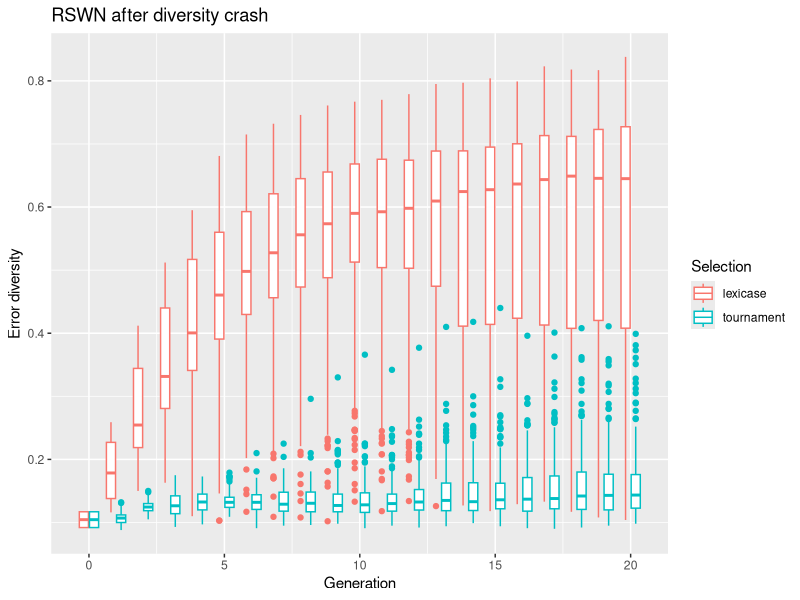
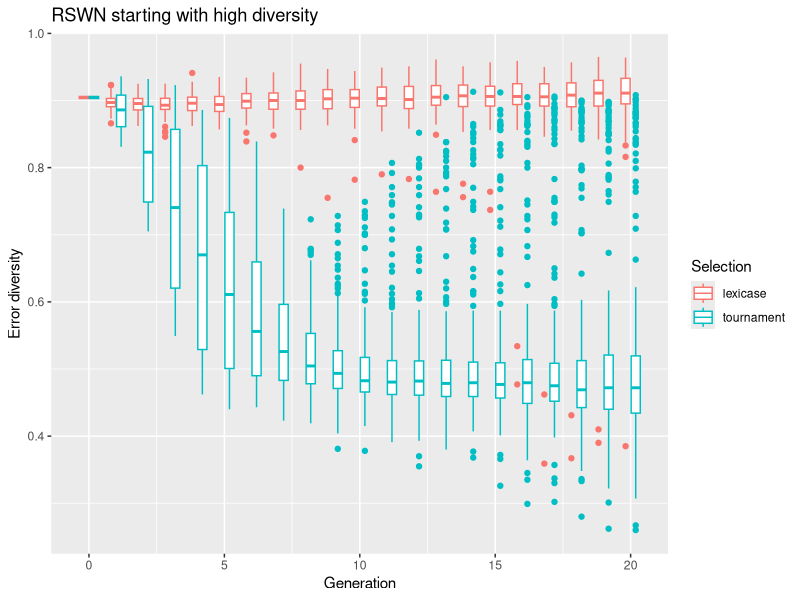
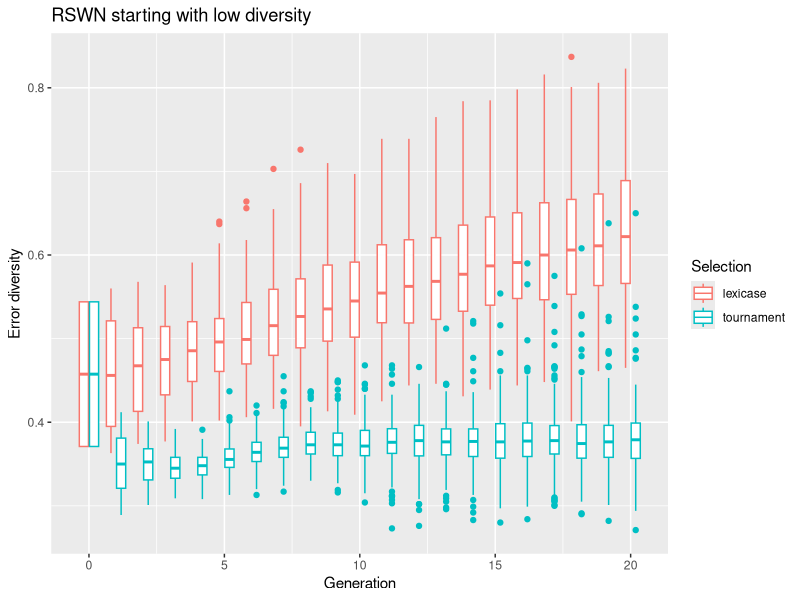
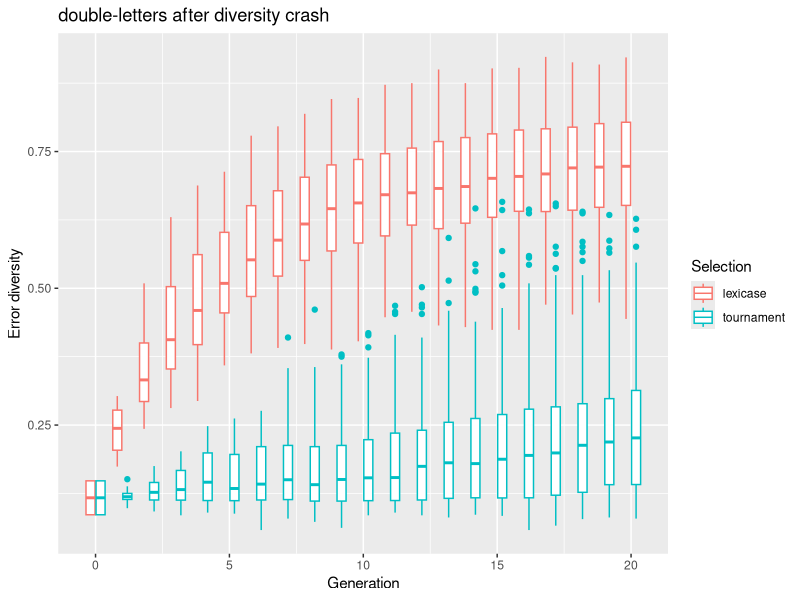
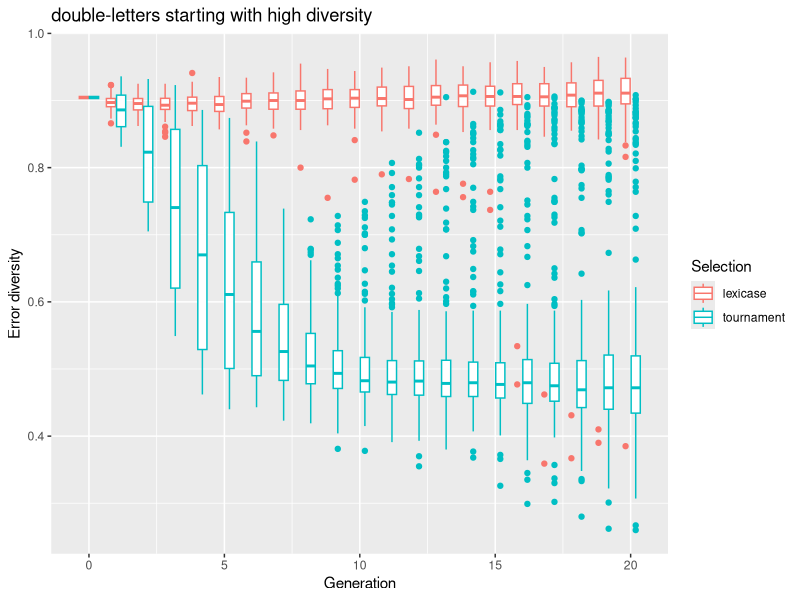
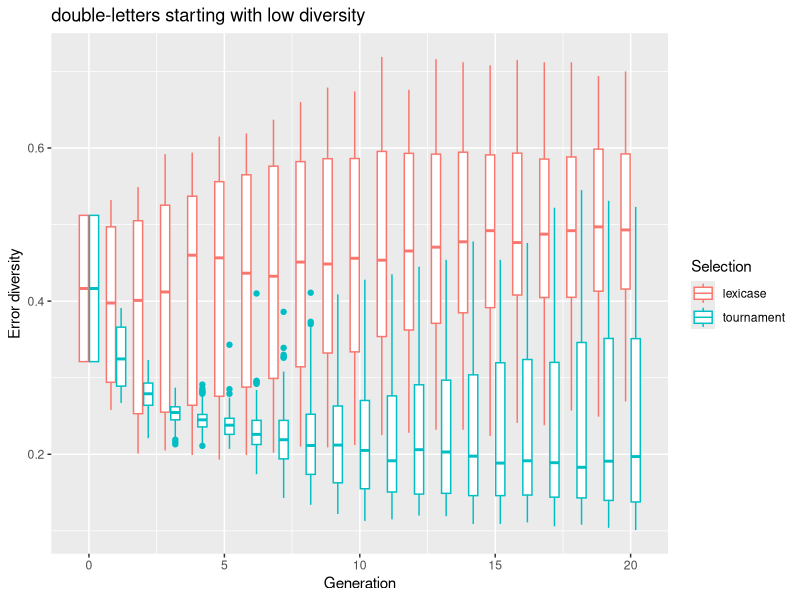

These figures' R source, in order:
## ---- chunk 1
library("ggplot2")

div15run0 <- read.csv("data/RSWN/div15run0.csv")
div15run1 <- read.csv("data/RSWN/div15run1.csv")
div90run6 <- read.csv("data/RSWN/div90run6.csv")
div90run10 <- read.csv("data/RSWN/div90run10.csv")
drop25run0 <- read.csv("data/RSWN/drop25run0.csv")
drop25run8 <- read.csv("data/RSWN/drop25run8.csv")

dl_div15run0 <- read.csv("data/DoubleLetters/double_letters_div15_run0.csv")
dl_div15run1 <- read.csv("data/DoubleLetters/double_letters_div15_run1.csv")
dl_div90run0 <- read.csv("data/DoubleLetters/double_letters_div90_run0.csv")
dl_div90run3 <- read.csv("data/DoubleLetters/double_letters_div90_run3.csv")
dl_drop25run0 <- read.csv("data/DoubleLetters/double_letters_drop_25_run0.csv")
dl_drop25run21 <- read.csv("data/DoubleLetters/double_letters_drop_25_run21.csv")
## ---- chunk 2
#for (d in list(div15run0, div15run1, div90run6, div90run10, drop25run0, drop25run8)) {
#  d$selection <- sapply(strsplit(as.character(d$method), "-"), function(l) l[[3]])
#  print(names(d))
#}

div15run0$selection <- sapply(strsplit(as.character(div15run0$method), "-"), function(l) l[[3]])
div15run1$selection <- sapply(strsplit(as.character(div15run1$method), "-"), function(l) l[[3]])
div90run6$selection <- sapply(strsplit(as.character(div90run6$method), "-"), function(l) l[[3]])
div90run10$selection <- sapply(strsplit(as.character(div90run10$method), "-"), function(l) l[[3]])
drop25run0$selection <- sapply(strsplit(as.character(drop25run0$method), "-"), function(l) l[[3]])
drop25run8$selection <- sapply(strsplit(as.character(drop25run8$method), "-"), function(l) l[[3]])

dl_div15run0$selection <- sapply(strsplit(as.character(dl_div15run0$method), "-"), function(l) l[[3]])
dl_div15run1$selection <- sapply(strsplit(as.character(dl_div15run1$method), "-"), function(l) l[[3]])
dl_div90run0$selection <- sapply(strsplit(as.character(dl_div90run0$method), "-"), function(l) l[[3]])
dl_div90run3$selection <- sapply(strsplit(as.character(dl_div90run3$method), "-"), function(l) l[[3]])
dl_drop25run0$selection <- sapply(strsplit(as.character(dl_drop25run0$method), "-"), function(l) l[[3]])
dl_drop25run21$selection <- sapply(strsplit(as.character(dl_drop25run21$method), "-"), function(l) l[[3]])

div15run0$run <- sapply(strsplit(as.character(div15run0$method), "-"), function(l) l[[2]])
div15run1$run <- sapply(strsplit(as.character(div15run1$method), "-"), function(l) l[[2]])
div90run6$run <- sapply(strsplit(as.character(div90run6$method), "-"), function(l) l[[2]])
div90run10$run <- sapply(strsplit(as.character(div90run10$method), "-"), function(l) l[[2]])
drop25run0$run <- sapply(strsplit(as.character(drop25run0$method), "-"), function(l) l[[2]])
drop25run8$run <- sapply(strsplit(as.character(drop25run8$method), "-"), function(l) l[[2]])

dl_div15run0$run <- sapply(strsplit(as.character(dl_div15run0$method), "-"), function(l) l[[2]])
dl_div15run1$run <- sapply(strsplit(as.character(dl_div15run1$method), "-"), function(l) l[[2]])
dl_div90run0$run <- sapply(strsplit(as.character(dl_div90run0$method), "-"), function(l) l[[2]])
dl_div90run3$run <- sapply(strsplit(as.character(dl_div90run3$method), "-"), function(l) l[[2]])
dl_drop25run0$run <- sapply(strsplit(as.character(dl_drop25run0$method), "-"), function(l) l[[2]])
dl_drop25run21$run <- sapply(strsplit(as.character(dl_drop25run21$method), "-"), function(l) l[[2]])

div15run0$start <- sapply(strsplit(as.character(div15run0$method), "-"), function(l) l[[1]])
div15run1$start <- sapply(strsplit(as.character(div15run1$method), "-"), function(l) l[[1]])
div90run6$start <- sapply(strsplit(as.character(div90run6$method), "-"), function(l) l[[1]])
div90run10$start <- sapply(strsplit(as.character(div90run10$method), "-"), function(l) l[[1]])
drop25run0$start <- sapply(strsplit(as.character(drop25run0$method), "-"), function(l) l[[1]])
drop25run8$start <- sapply(strsplit(as.character(drop25run8$method), "-"), function(l) l[[1]])

dl_div15run0$start <- sapply(strsplit(as.character(dl_div15run0$method), "-"), function(l) l[[1]])
dl_div15run1$start <- sapply(strsplit(as.character(dl_div15run1$method), "-"), function(l) l[[1]])
dl_div90run0$start <- sapply(strsplit(as.character(dl_div90run0$method), "-"), function(l) l[[1]])
dl_div90run3$start <- sapply(strsplit(as.character(dl_div90run3$method), "-"), function(l) l[[1]])
dl_drop25run0$start <- sapply(strsplit(as.character(dl_drop25run0$method), "-"), function(l) l[[1]])
dl_drop25run21$start <- sapply(strsplit(as.character(dl_drop25run21$method), "-"), function(l) l[[1]])
## ---- chunk 3
update_geom_defaults("point", list(colour = NULL, alpha=0.05))
## ---- chunk 4
div15 = rbind(div15run0, div15run1)

ggplot(div15, aes(x=generation, y=error_vector_diversity, color=selection)) + 
  geom_boxplot(aes(group=interaction(generation, selection))) + 
  labs(title = "RSWN after diversity crash", x="Generation", y="Error diversity", color="Selection")
## ---- chunk 5
div90 = rbind(div90run6, div90run10)

ggplot(div90, aes(x=generation, y=error_vector_diversity, color=selection)) + 
  geom_boxplot(aes(group=interaction(generation, selection))) + 
  labs(title = "RSWN starting with high diversity", x="Generation", y="Error diversity", color="Selection")
## ---- chunk 6
drop25 = rbind(drop25run0, drop25run8)

ggplot(drop25, aes(x=generation, y=error_vector_diversity, color=selection)) + 
  geom_boxplot(aes(group=interaction(generation, selection))) + 
  labs(title = "RSWN starting with low diversity", x="Generation", y="Error diversity", color="Selection")
## ---- chunk 7
dl_div15 = rbind(dl_div15run0, dl_div15run1)

ggplot(dl_div15, aes(x=generation, y=error_vector_diversity, color=selection)) + 
  geom_boxplot(aes(group=interaction(generation, selection))) + 
  labs(title = "double-letters after diversity crash", x="Generation", y="Error diversity", color="Selection")
## ---- chunk 8
dl_div90 = rbind(dl_div90run0, dl_div90run3)

ggplot(div90, aes(x=generation, y=error_vector_diversity, color=selection)) + 
  geom_boxplot(aes(group=interaction(generation, selection))) + 
  labs(title = "double-letters starting with high diversity", x="Generation", y="Error diversity", color="Selection")
## ---- chunk 9
dl_drop25 = rbind(dl_drop25run0, dl_drop25run21)

ggplot(dl_drop25, aes(x=generation, y=error_vector_diversity, color=selection)) + 
  geom_boxplot(aes(group=interaction(generation, selection))) + 
  labs(title = "double-letters starting with low diversity", x="Generation", y="Error diversity", color="Selection")
